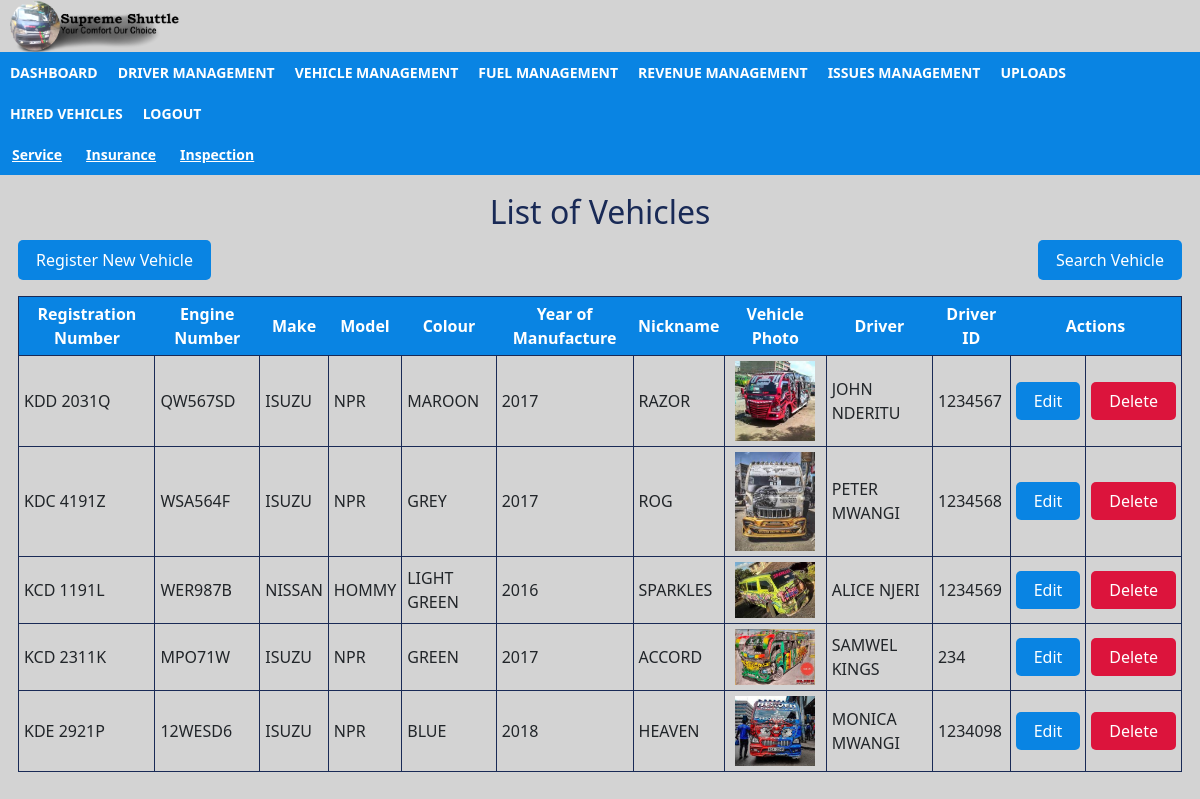
Screenshot of /view_vehicle.php with the database file from the repository.
### tables this page shows
CREATE TABLE `vehicles` (
  `id` int(10) NOT NULL,
  `registration_number` varchar(11) NOT NULL,
  `engine_number` varchar(100) NOT NULL,
  `make` varchar(100) NOT NULL,
  `model` varchar(100) NOT NULL,
  `colour` varchar(100) NOT NULL,
  `year_of_manufacture` int(100) NOT NULL,
  `nickname` varchar(100) NOT NULL,
  `vehicle_photo` varchar(100) NOT NULL,
  `names` varchar(100) NOT NULL,
  `id_number` int(100) NOT NULL
);

### view_vehicle.php (the view, shortened to what this page needs)
<!doctype html>
<html lang="en">
  <head>
    <link href="https://cdn.jsdelivr.net/npm/bootstrap@5.2.3/dist/css/bootstrap.min.css" rel="stylesheet">
    <link rel="stylesheet" href="/style.css">
  </head>
    <body>
          <div class="header">
                <a href="#.php"><img src="/images/supremeshuttlelogo.png"></a>
          </div>
          <div class="topnav" id="myTopnav">
                <a href="dashboard_admin.php"> DASHBOARD</a>
                <a href="view_driver.php">DRIVER MANAGEMENT</a>
                <a href="view_vehicle.php">VEHICLE MANAGEMENT</a>
                <a href="view_fuel.php"> FUEL MANAGEMENT</a>
                <a href="view_revenue.php">REVENUE MANAGEMENT</a>
                <a href="view_issues.php">ISSUES MANAGEMENT</a>
                <a href="upload_form.php">UPLOADS</a>
                <a href="view_hired_vehicles.php"> HIRED VEHICLES</a>
                <a href="index.php">LOGOUT</a>
          </div>
          <div class="secnav">
                <a href="view_service.php"> Service</a>
                <a href="view_insurance.php">Insurance </a>
                <a href="view_inspection.php">Inspection</a>
          </div>
                <?php
                    include 'config.php';
                    $select="SELECT*FROM vehicles";
                    $select_q=mysqli_query($con,$select);
                    $data=mysqli_num_rows($select_q);
                ?>
          <div class="table">
                <h2>List of Vehicles</h2>
                <p style="float:right"><a href="search_vehicle_form.php">Search Vehicle </a></p>
                <p><a href="insert_vehicle.php">Register New Vehicle</a></p>
                <table>
                    <tr>
                        <th> Registration Number</th>
                        <th>Engine Number</th>
                        <th>Make</th>
                        <th>Model</th>
                        <th>Colour</th>
                        <th>Year of Manufacture</th>
                        <th> Nickname</th>
                        <th>Vehicle Photo</th>
                        <th> Driver</th>
                        <th>Driver ID </th>
                        <th colspan="2"> Actions</th>
                    </tr>
                        <?php
                            if($data){
                                while ($row=mysqli_fetch_array($select_q)){
                        ?>
                    <tr>
                        <td><?php echo $row['registration_number'] ?></td>
                        <td><?php echo $row['engine_number'] ?></td>
                        <td><?php echo $row['make'] ?></td>
                        <td><?php echo $row['model'] ?></td>
                        <td><?php echo $row['colour'] ?></td>
                        <td><?php echo $row['year_of_manufacture'] ?></td>
                        <td><?php echo $row['nickname'] ?></td>
                        <td><img src="images/<?php echo $row['vehicle_photo'] ?>" width="80px"></td>
                        <td><?php echo $row['names'] ?></td>
                        <td><?php echo $row['id_number'] ?></td>
                        <td><a href="edit_vehicle.php?id=<?php echo $row['id'] ?> " style="background-color: #0984e3;color: white; padding: 8px 18px; text-align: center; text-decoration: none; border-radius: 5px;"; >Edit</td>
                        <td><a onclick="return confirm('Are you sure you want to delete?')" href="delete_vehicle.php?id=<?php echo $row['id'] ?>" style="background-color: crimson;color: white; padding: 8px 18px; text-align: center; text-decoration: none; border-radius: 5px;"; >Delete</td>
                    </tr>
                        <?php
                            }
                            }
                        ?>
                </table>
          </div>
    </body>
</html>

### style.css (style rules this page uses)
* { box-sizing: border-box; }
body { background-color:lightgrey; margin:0; padding: 0; }
.header img { padding: 0px 0px; display:inline-block; padding-left: 10px; margin-left: auto; margin-right: auto; width: 15%; }
.topnav { overflow:hidden; background-color:#0984e3; position:static; top: 0px; width: 100%; }
.topnav a { float: left; display: block; color: white; text-align: center; padding: 10px 10px; text-decoration: none; font-size: 14px; font-weight:bolder; }
.secnav { overflow:hidden; background-color:#0984e3; position:static; top: 0px; width: 100%; }
.secnav a { float: left; display: block; color: white; text-align: center; padding: 10px 12px; text-decoration:underline; font-size: 14px; font-weight:bold; }
img { display: block; margin-left: auto; margin-right: auto; }
body { background-color:lightgrey; }
.table { padding: 18px; }
.table th { padding: 5px; text-align: center; background-color:#0984e3; color: white; }
.table h2 { color: #192a56 ; text-align: center; }
.table td, tr { border: solid #192a56 1px; padding: 5px; }
p a { background-color:#0984e3; color: white; padding: 8px 18px; text-align: center; text-decoration: none; display: inline-block; border-radius: 5px; }

### rows the page displays
vehicles: registration_number "KDD 2031Q", engine_number "QW567SD", make "ISUZU", model "NPR", colour "MAROON", year_of_manufacture "2017", nickname "RAZOR", vehicle_photo (picture), names "JOHN NDERITU", id_number "1234567"
vehicles: registration_number "KDC 4191Z", engine_number "WSA564F", make "ISUZU", model "NPR", colour "GREY", year_of_manufacture "2017", nickname "ROG", vehicle_photo (picture), names "PETER MWANGI", id_number "1234568"
vehicles: registration_number "KCD 1191L", engine_number "WER987B", make "NISSAN", model "HOMMY", colour "LIGHT GREEN", year_of_manufacture "2016", nickname "SPARKLES", vehicle_photo (picture), names "ALICE NJERI", id_number "1234569"
vehicles: registration_number "KCD 2311K", engine_number "MPO71W", make "ISUZU", model "NPR", colour "GREEN", year_of_manufacture "2017", nickname "ACCORD", vehicle_photo (picture), names "SAMWEL KINGS", id_number "234"
vehicles: registration_number "KDE 2921P", engine_number "12WESD6", make "ISUZU", model "NPR", colour "BLUE", year_of_manufacture "2018", nickname "HEAVEN", vehicle_photo (picture), names "MONICA MWANGI", id_number "1234098"
